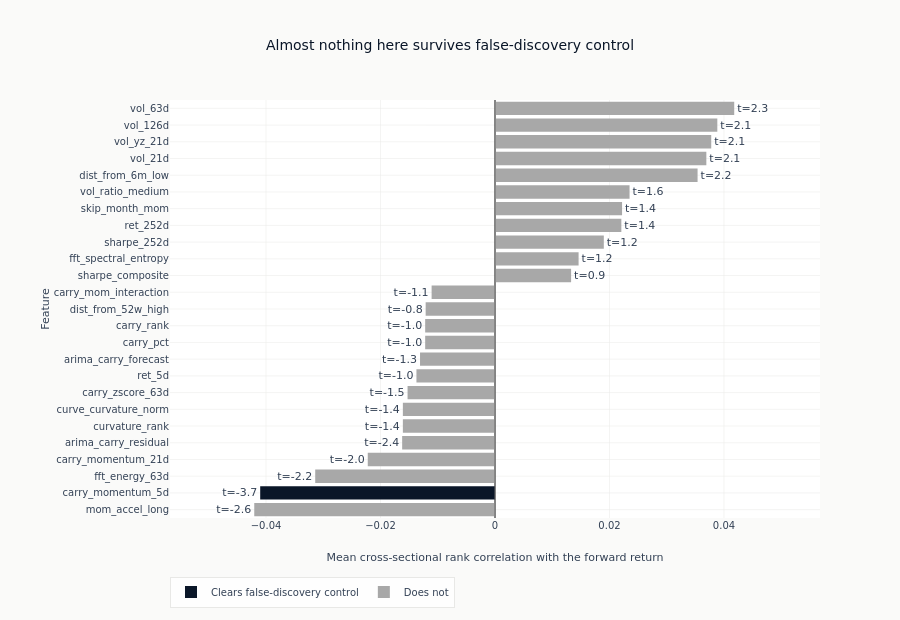

Notebook code for this chart:
### Markdown cell above
### Every feature ranked, with the correction attached

The bars are the average IC, ordered by size, and the number on each is its
Newey-West t-statistic. Colour is one thing throughout this section and the next: the
feature cleared false-discovery control, or it did not. Reading the two together is
the point - a bar can be among the longest and still be uncoloured, which says the
association is large relative to the others and small relative to its own uncertainty.

### Code cell
top = eval_summary.head(min(RANKED_SHOWN, len(eval_summary))).sort("ic_mean")

SURVIVES, DOES_NOT = COLORS["blue"], GRAY_FILLS["muted"]

fig = go.Figure(
    go.Bar(
        x=top["ic_mean"].to_list(),
        y=top["feature"].to_list(),
        orientation="h",
        marker_color=[SURVIVES if sig else DOES_NOT for sig in top["fdr_sig"].to_list()],
        text=[f"t={value:.1f}" for value in top["hac_t"].to_list()],
        textposition="outside",
        showlegend=False,
    )
)
for colour, label in ((SURVIVES, "Clears false-discovery control"), (DOES_NOT, "Does not")):
    fig.add_trace(go.Bar(x=[None], y=[None], orientation="h", marker_color=colour, name=label))
fig.add_vline(x=0, line=dict(color=GRAY_FILLS["border"], width=1))
# The t-statistic is drawn past the end of its bar, so the axis needs room beyond the
# longest one or the leftmost label runs into the feature names.
ic_span = max(abs(value) for value in top["ic_mean"].to_list()) * 1.35
fig.update_layout(
    template="ml4t",
    height=620,
    width=900,
    title_text="Almost nothing here survives false-discovery control",
    xaxis_title="Mean cross-sectional rank correlation with the forward return",
    xaxis_range=[-ic_span, ic_span],
    yaxis_title="Feature",
    margin=dict(l=170),
    legend=dict(orientation="h", y=-0.14),
)
show_plotly_with_alt(
    fig,
    "Horizontal bar chart of the mean cross-sectional rank correlation with the forward return, "
    "one bar per feature, sorted from the most positive at the top through zero to the most "
    "negative at the bottom, with each bar annotated by its t-statistic. The volatility family "
    "occupies the positive end and the carry-momentum family the negative end, but every bar is "
    "small, within a few hundredths of zero. Bars are shaded by whether they clear "
    "false-discovery control, and almost the whole chart is in the colour that does not.",
)

### Figure 1 — Plotly figure (JSON) as saved in the notebook; plotly's stock layout.template omitted (floating-point values rounded to 4 significant figures)
{"data": [{"marker": {"color": ["#a8a8a8", "#0a1628", "#a8a8a8", "#a8a8a8", "#a8a8a8", "#a8a8a8", "#a8a8a8", "#a8a8a8", "#a8a8a8", "#a8a8a8", "#a8a8a8", "#a8a8a8", "#a8a8a8", "#a8a8a8", "#a8a8a8", "#a8a8a8", "#a8a8a8", "#a8a8a8", "#a8a8a8", "#a8a8a8", "#a8a8a8", "#a8a8a8", "#a8a8a8", "#a8a8a8", "#a8a8a8"]}, "orientation": "h", "showlegend": false, "text": ["t=-2.6", "t=-3.7", "t=-2.2", "t=-2.0", "t=-2.4", "t=-1.4", "t=-1.4", "t=-1.5", "t=-1.0", "t=-1.3", "t=-1.0", "t=-1.0", "t=-0.8", "t=-1.1", "t=0.9", "t=1.2", "t=1.2", "t=1.4", "t=1.4", "t=1.6", "t=2.2", "t=2.1", "t=2.1", "t=2.1", "t=2.3"], "textposition": "outside", "type": "bar", "x": [-0.04206, -0.04102, -0.03141, -0.02223, -0.01622, -0.01609, -0.01609, -0.01527, -0.01373, -0.0131, -0.0122, -0.0122, -0.01211, -0.01107, 0.0133, 0.0146, 0.01901, 0.02207, 0.0222, 0.02351, 0.03539, 0.03692, 0.03778, 0.03884, 0.04179], "y": ["mom_accel_long", "carry_momentum_5d", "fft_energy_63d", "carry_momentum_21d", "arima_carry_residual", "curvature_rank", "curve_curvature_norm", "carry_zscore_63d", "ret_5d", "arima_carry_forecast", "carry_pct", "carry_rank", "dist_from_52w_high", "carry_mom_interaction", "sharpe_composite", "fft_spectral_entropy", "sharpe_252d", "ret_252d", "skip_month_mom", "vol_ratio_medium", "dist_from_6m_low", "vol_21d", "vol_yz_21d", "vol_126d", "vol_63d"]}, {"marker": {"color": "#0a1628"}, "name": "Clears false-discovery control", "orientation": "h", "type": "bar", "x": [null], "y": [null]}, {"marker": {"color": "#a8a8a8"}, "name": "Does not", "orientation": "h", "type": "bar", "x": [null], "y": [null]}], "layout": {"height": 620, "legend": {"orientation": "h", "y": -0.14}, "margin": {"l": 170}, "shapes": [{"line": {"color": "#666666", "width": 1}, "type": "line", "x0": 0, "x1": 0, "xref": "x", "y0": 0, "y1": 1, "yref": "y domain"}], "title": {"text": "Almost nothing here survives false-discovery control"}, "width": 900, "xaxis": {"range": [-0.05678, 0.05678], "title": {"text": "Mean cross-sectional rank correlation with the forward return"}}, "yaxis": {"title": {"text": "Feature"}}}}
